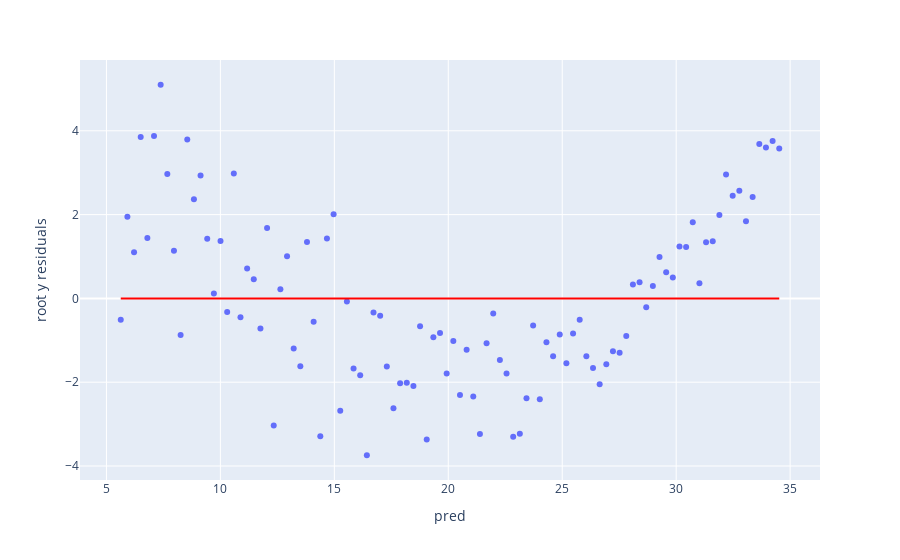

Source (notebook cell):
### Code cell
# Feel free to use this function directly to help you answer Question 1.
def create_residual_plot(df, x, y):
    df = df.copy()
    from sklearn.linear_model import LinearRegression
    model = LinearRegression()
    model.fit(df[[x]], df[y])
    df['pred'] = model.predict(df[[x]])
    df[f'{y} residuals'] = df[y] - model.predict(df[[x]])
    return px.scatter(df, x='pred', y=f'{y} residuals', trendline='ols', trendline_color_override='red')

create_residual_plot(df_2, 'x', 'root y')
